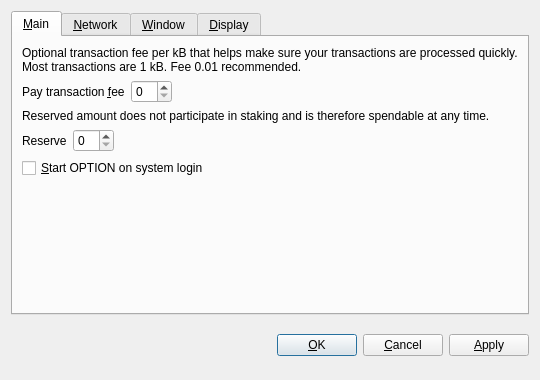
<?xml version="1.0" encoding="UTF-8"?>
<ui version="4.0">
 <class>OptionsDialog</class>
 <widget class="QDialog" name="OptionsDialog">
  <property name="geometry">
   <rect>
    <x>0</x>
    <y>0</y>
    <width>540</width>
    <height>380</height>
   </rect>
  </property>
  <property name="windowTitle">
   <string>Options</string>
  </property>
  <property name="modal">
   <bool>true</bool>
  </property>
  <layout class="QVBoxLayout" name="verticalLayout">
   <item>
    <widget class="QTabWidget" name="tabWidget">
     <property name="tabPosition">
      <enum>QTabWidget::North</enum>
     </property>
     <property name="currentIndex">
      <number>0</number>
     </property>
     <widget class="QWidget" name="tabMain">
      <attribute name="title">
       <string>&amp;Main</string>
      </attribute>
      <layout class="QVBoxLayout" name="verticalLayout_Main">
       <item>
        <widget class="QLabel" name="transactionFeeInfoLabel">
         <property name="text">
          <string>Optional transaction fee per kB that helps make sure your transactions are processed quickly. Most transactions are 1 kB. Fee 0.01 recommended.</string>
         </property>
         <property name="textFormat">
          <enum>Qt::PlainText</enum>
         </property>
         <property name="wordWrap">
          <bool>true</bool>
         </property>
        </widget>
       </item>
       <item>
        <layout class="QHBoxLayout" name="horizontalLayoutFee">
         <item>
          <widget class="QLabel" name="transactionFeeLabel">
           <property name="text">
            <string>Pay transaction &amp;fee</string>
           </property>
           <property name="textFormat">
            <enum>Qt::PlainText</enum>
           </property>
           <property name="buddy">
            <cstring>transactionFee</cstring>
           </property>
          </widget>
         </item>
         <item>
          <widget class="BitcoinAmountField" name="transactionFee"/>
         </item>
         <item>
          <spacer name="horizontalSpacerFee">
           <property name="orientation">
            <enum>Qt::Horizontal</enum>
           </property>
           <property name="sizeHint" stdset="0">
            <size>
             <width>40</width>
             <height>20</height>
            </size>
           </property>
          </spacer>
         </item>
        </layout>
       </item>
       <item>
        <widget class="QLabel" name="reserveBalanceInfoLabel">
         <property name="text">
          <string>Reserved amount does not participate in staking and is therefore spendable at any time.</string>
         </property>
         <property name="textFormat">
          <enum>Qt::PlainText</enum>
         </property>
         <property name="wordWrap">
          <bool>true</bool>
         </property>
        </widget>
       </item>
       <item>
        <layout class="QHBoxLayout" name="horizontalLayoutReserveBalance">
         <item>
          <widget class="QLabel" name="reserveBalanceLabel">
           <property name="text">
            <string>Reserve</string>
           </property>
           <property name="textFormat">
            <enum>Qt::PlainText</enum>
           </property>
           <property name="buddy">
            <cstring>reserveBalance</cstring>
           </property>
          </widget>
         </item>
         <item>
          <widget class="BitcoinAmountField" name="reserveBalance"/>
         </item>
         <item>
          <spacer name="horizontalSpacerReserveBalance">
           <property name="orientation">
            <enum>Qt::Horizontal</enum>
           </property>
           <property name="sizeHint" stdset="0">
            <size>
             <width>40</width>
             <height>20</height>
            </size>
           </property>
          </spacer>
         </item>
        </layout>
       </item>
       <item>
        <widget class="QCheckBox" name="bitcoinAtStartup">
         <property name="toolTip">
          <string>Automatically start OPTION after logging in to the system.</string>
         </property>
         <property name="text">
          <string>&amp;Start OPTION on system login</string>
         </property>
        </widget>
       </item>
       <item>
        <spacer name="verticalSpacer_Main">
         <property name="orientation">
          <enum>Qt::Vertical</enum>
         </property>
         <property name="sizeHint" stdset="0">
          <size>
           <width>20</width>
           <height>40</height>
          </size>
         </property>
        </spacer>
       </item>
      </layout>
     </widget>
     <widget class="QWidget" name="tabNetwork">
      <attribute name="title">
       <string>&amp;Network</string>
      </attribute>
      <layout class="QVBoxLayout" name="verticalLayout_Network">
       <item>
        <widget class="QCheckBox" name="mapPortUpnp">
         <property name="toolTip">
          <string>Automatically open the OPTION client port on the router. This only works when your router supports UPnP and it is enabled.</string>
         </property>
         <property name="text">
          <string>Map port using &amp;UPnP</string>
         </property>
        </widget>
       </item>
       <item>
        <widget class="QCheckBox" name="connectSocks">
         <property name="toolTip">
          <string>Connect to the OPTION network through a SOCKS5 proxy (e.g. when connecting through Tor).</string>
         </property>
         <property name="text">
          <string>&amp;Connect through SOCKS5 proxy:</string>
         </property>
        </widget>
       </item>
       <item>
        <layout class="QHBoxLayout" name="horizontalLayout_Network">
         <item>
          <widget class="QLabel" name="proxyIpLabel">
           <property name="text">
            <string>Proxy &amp;IP:</string>
           </property>
           <property name="textFormat">
            <enum>Qt::PlainText</enum>
           </property>
           <property name="buddy">
            <cstring>proxyIp</cstring>
           </property>
          </widget>
         </item>
         <item>
          <widget class="QValidatedLineEdit" name="proxyIp">
           <property name="maximumSize">
            <size>
             <width>140</width>
             <height>16777215</height>
            </size>
           </property>
           <property name="toolTip">
            <string>IP address of the proxy (e.g. 127.0.0.1)</string>
           </property>
          </widget>
         </item>
         <item>
          <widget class="QLabel" name="proxyPortLabel">
           <property name="text">
            <string>&amp;Port:</string>
           </property>
           <property name="textFormat">
            <enum>Qt::PlainText</enum>
           </property>
           <property name="buddy">
            <cstring>proxyPort</cstring>
           </property>
          </widget>
         </item>
         <item>
          <widget class="QLineEdit" name="proxyPort">
           <property name="maximumSize">
            <size>
             <width>55</width>
             <height>16777215</height>
            </size>
           </property>
           <property name="toolTip">
            <string>Port of the proxy (e.g. 9050)</string>
           </property>
          </widget>
         </item>
         <item>
          <spacer name="horizontalSpacer_Network">
           <property name="orientation">
            <enum>Qt::Horizontal</enum>
           </property>
           <property name="sizeHint" stdset="0">
            <size>
             <width>40</width>
             <height>20</height>
            </size>
           </property>
          </spacer>
         </item>
        </layout>
       </item>
       <item>
        <spacer name="verticalSpacer_Network">
         <property name="orientation">
          <enum>Qt::Vertical</enum>
         </property>
         <property name="sizeHint" stdset="0">
          <size>
           <width>20</width>
           <height>40</height>
          </size>
         </property>
        </spacer>
       </item>
      </layout>
     </widget>
     <widget class="QWidget" name="tabWindow">
      <attribute name="title">
       <string>&amp;Window</string>
      </attribute>
      <layout class="QVBoxLayout" name="verticalLayout_Window">
       <item>
        <widget class="QCheckBox" name="minimizeToTray">
         <property name="toolTip">
          <string>Show only a tray icon after minimizing the window.</string>
         </property>
         <property name="text">
          <string>&amp;Minimize to the tray instead of the taskbar</string>
         </property>
        </widget>
       </item>
       <item>
        <widget class="QCheckBox" name="minimizeOnClose">
         <property name="toolTip">
          <string>Minimize instead of exit the application when the window is closed. When this option is enabled, the application will be closed only after selecting Quit in the menu.</string>
         </property>
         <property name="text">
          <string>M&amp;inimize on close</string>
         </property>
        </widget>
       </item>
       <item>
        <spacer name="verticalSpacer_Window">
         <property name="orientation">
          <enum>Qt::Vertical</enum>
         </property>
         <property name="sizeHint" stdset="0">
          <size>
           <width>20</width>
           <height>40</height>
          </size>
         </property>
        </spacer>
       </item>
      </layout>
     </widget>
     <widget class="QWidget" name="tabDisplay">
      <attribute name="title">
       <string>&amp;Display</string>
      </attribute>
      <layout class="QVBoxLayout" name="verticalLayout_Display">
       <item>
        <layout class="QHBoxLayout" name="horizontalLayout_1_Display">
         <item>
          <widget class="QLabel" name="langLabel">
           <property name="text">
            <string>User Interface &amp;language:</string>
           </property>
           <property name="textFormat">
            <enum>Qt::PlainText</enum>
           </property>
           <property name="buddy">
            <cstring>lang</cstring>
           </property>
          </widget>
         </item>
         <item>
          <widget class="QValueComboBox" name="lang">
           <property name="toolTip">
            <string>The user interface language can be set here. This setting will take effect after restarting OPTION.</string>
           </property>
          </widget>
         </item>
        </layout>
       </item>
       <item>
        <layout class="QHBoxLayout" name="horizontalLayout_2_Display">
         <item>
          <widget class="QLabel" name="unitLabel">
           <property name="text">
            <string>&amp;Unit to show amounts in:</string>
           </property>
           <property name="textFormat">
            <enum>Qt::PlainText</enum>
           </property>
           <property name="buddy">
            <cstring>unit</cstring>
           </property>
          </widget>
         </item>
         <item>
          <widget class="QValueComboBox" name="unit">
           <property name="toolTip">
            <string>Choose the default subdivision unit to show in the interface and when sending coins.</string>
           </property>
          </widget>
         </item>
        </layout>
       </item>
       <item>
        <widget class="QCheckBox" name="coinControlFeatures">
         <property name="toolTip">
          <string>Whether to show coin control features or not.</string>
         </property>
         <property name="text">
          <string>Display coin &amp;control features (experts only!)</string>
         </property>
        </widget>
       </item>
       <item>
        <widget class="QCheckBox" name="minimizeCoinAge">
         <property name="toolTip">
          <string>Whether to select the coin outputs randomly or with minimal coin age.</string>
         </property>
         <property name="text">
          <string>Minimize weight consumption (experimental)</string>
         </property>
        </widget>
       </item>
       <item>
        <widget class="QCheckBox" name="useBlackTheme">
         <property name="text">
          <string>Use black visual theme (requires restart)</string>
         </property>
        </widget>
       </item>
       <item>
        <spacer name="verticalSpacer_Display">
         <property name="orientation">
          <enum>Qt::Vertical</enum>
         </property>
         <property name="sizeHint" stdset="0">
          <size>
           <width>20</width>
           <height>40</height>
          </size>
         </property>
        </spacer>
       </item>
      </layout>
     </widget>
    </widget>
   </item>
   <item>
    <layout class="QHBoxLayout" name="horizontalLayout_Buttons">
     <item>
      <spacer name="horizontalSpacer_1">
       <property name="orientation">
        <enum>Qt::Horizontal</enum>
       </property>
       <property name="sizeHint" stdset="0">
        <size>
         <width>40</width>
         <height>48</height>
        </size>
       </property>
      </spacer>
     </item>
     <item>
      <widget class="QLabel" name="statusLabel">
       <property name="font">
        <font>
         <weight>75</weight>
         <bold>true</bold>
        </font>
       </property>
       <property name="text">
        <string/>
       </property>
       <property name="textFormat">
        <enum>Qt::PlainText</enum>
       </property>
       <property name="wordWrap">
        <bool>true</bool>
       </property>
      </widget>
     </item>
     <item>
      <spacer name="horizontalSpacer_2">
       <property name="orientation">
        <enum>Qt::Horizontal</enum>
       </property>
       <property name="sizeHint" stdset="0">
        <size>
         <width>40</width>
         <height>48</height>
        </size>
       </property>
      </spacer>
     </item>
     <item>
      <widget class="QPushButton" name="okButton">
       <property name="text">
        <string>&amp;OK</string>
       </property>
      </widget>
     </item>
     <item>
      <widget class="QPushButton" name="cancelButton">
       <property name="text">
        <string>&amp;Cancel</string>
       </property>
       <property name="autoDefault">
        <bool>false</bool>
       </property>
      </widget>
     </item>
     <item>
      <widget class="QPushButton" name="applyButton">
       <property name="text">
        <string>&amp;Apply</string>
       </property>
       <property name="autoDefault">
        <bool>false</bool>
       </property>
      </widget>
     </item>
    </layout>
   </item>
  </layout>
 </widget>
 <customwidgets>
  <customwidget>
   <class>BitcoinAmountField</class>
   <extends>QSpinBox</extends>
   <header>bitcoinamountfield.h</header>
  </customwidget>
  <customwidget>
   <class>QValueComboBox</class>
   <extends>QComboBox</extends>
   <header>qvaluecombobox.h</header>
  </customwidget>
  <customwidget>
   <class>QValidatedLineEdit</class>
   <extends>QLineEdit</extends>
   <header>qvalidatedlineedit.h</header>
  </customwidget>
 </customwidgets>
 <resources/>
 <connections/>
</ui>
